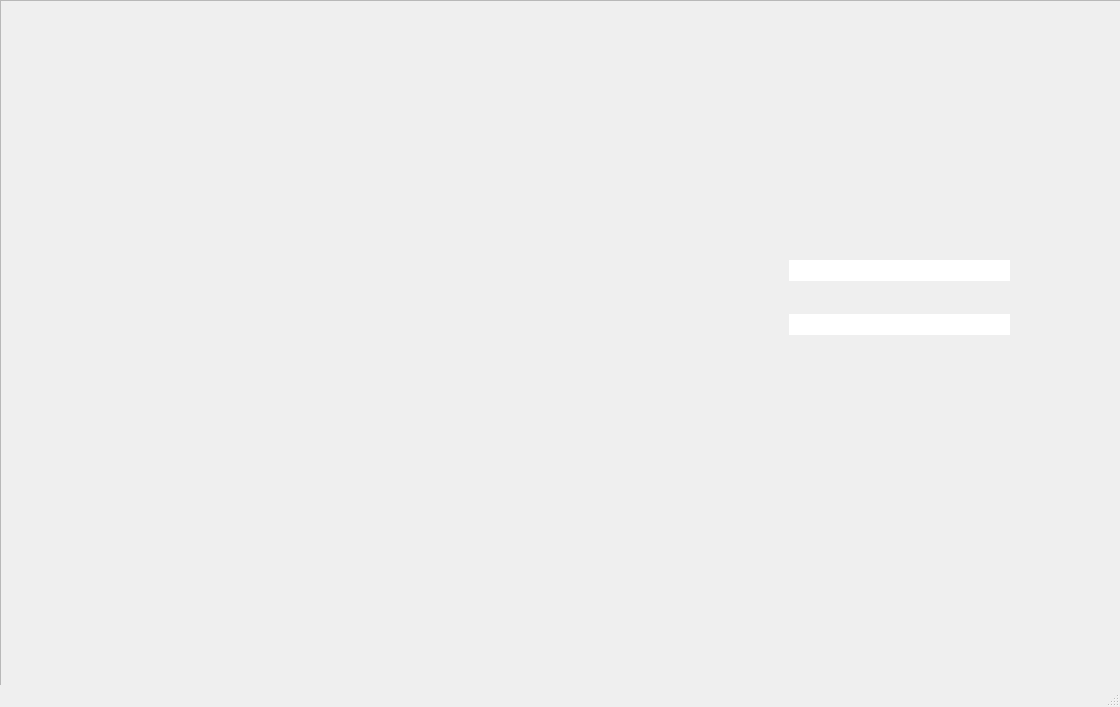
<?xml version="1.0" encoding="UTF-8"?>
<ui version="4.0">
 <class>MainWindow</class>
 <widget class="QMainWindow" name="MainWindow">
  <property name="geometry">
   <rect>
    <x>0</x>
    <y>0</y>
    <width>1120</width>
    <height>707</height>
   </rect>
  </property>
  <property name="sizePolicy">
   <sizepolicy hsizetype="Fixed" vsizetype="Fixed">
    <horstretch>0</horstretch>
    <verstretch>0</verstretch>
   </sizepolicy>
  </property>
  <property name="windowTitle">
   <string>Login</string>
  </property>
  <property name="autoFillBackground">
   <bool>false</bool>
  </property>
  <property name="tabShape">
   <enum>QTabWidget::Rounded</enum>
  </property>
  <widget class="QWidget" name="centralwidget">
   <widget class="QFrame" name="frame">
    <property name="geometry">
     <rect>
      <x>0</x>
      <y>0</y>
      <width>1131</width>
      <height>701</height>
     </rect>
    </property>
    <property name="autoFillBackground">
     <bool>true</bool>
    </property>
    <property name="frameShape">
     <enum>QFrame::StyledPanel</enum>
    </property>
    <property name="frameShadow">
     <enum>QFrame::Raised</enum>
    </property>
    <widget class="QLineEdit" name="UserName_Login">
     <property name="enabled">
      <bool>true</bool>
     </property>
     <property name="geometry">
      <rect>
       <x>789</x>
       <y>260</y>
       <width>221</width>
       <height>21</height>
      </rect>
     </property>
     <property name="font">
      <font>
       <family>Source Sans Pro</family>
       <pointsize>12</pointsize>
      </font>
     </property>
     <property name="cursor">
      <cursorShape>IBeamCursor</cursorShape>
     </property>
     <property name="acceptDrops">
      <bool>true</bool>
     </property>
     <property name="autoFillBackground">
      <bool>false</bool>
     </property>
     <property name="frame">
      <bool>false</bool>
     </property>
     <property name="clearButtonEnabled">
      <bool>false</bool>
     </property>
    </widget>
    <widget class="QLineEdit" name="Password_Login">
     <property name="enabled">
      <bool>true</bool>
     </property>
     <property name="geometry">
      <rect>
       <x>789</x>
       <y>314</y>
       <width>221</width>
       <height>21</height>
      </rect>
     </property>
     <property name="font">
      <font>
       <family>Source Sans Pro</family>
       <pointsize>12</pointsize>
      </font>
     </property>
     <property name="cursor">
      <cursorShape>IBeamCursor</cursorShape>
     </property>
     <property name="acceptDrops">
      <bool>true</bool>
     </property>
     <property name="autoFillBackground">
      <bool>false</bool>
     </property>
     <property name="frame">
      <bool>false</bool>
     </property>
     <property name="echoMode">
      <enum>QLineEdit::Password</enum>
     </property>
     <property name="clearButtonEnabled">
      <bool>false</bool>
     </property>
    </widget>
    <widget class="QLabel" name="BackgroundLabel_Login">
     <property name="geometry">
      <rect>
       <x>0</x>
       <y>0</y>
       <width>1161</width>
       <height>681</height>
      </rect>
     </property>
     <property name="text">
      <string/>
     </property>
     <property name="textFormat">
      <enum>Qt::PlainText</enum>
     </property>
     <property name="pixmap">
      <pixmap>Images/SignInPage.png</pixmap>
     </property>
     <property name="scaledContents">
      <bool>true</bool>
     </property>
    </widget>
    <widget class="QPushButton" name="LoginButton_Login">
     <property name="geometry">
      <rect>
       <x>806</x>
       <y>430</y>
       <width>141</width>
       <height>41</height>
      </rect>
     </property>
     <property name="text">
      <string/>
     </property>
     <property name="flat">
      <bool>true</bool>
     </property>
    </widget>
    <zorder>BackgroundLabel_Login</zorder>
    <zorder>UserName_Login</zorder>
    <zorder>Password_Login</zorder>
    <zorder>LoginButton_Login</zorder>
   </widget>
  </widget>
  <widget class="QMenuBar" name="menubar">
   <property name="geometry">
    <rect>
     <x>0</x>
     <y>0</y>
     <width>1120</width>
     <height>21</height>
    </rect>
   </property>
  </widget>
  <widget class="QStatusBar" name="statusbar"/>
 </widget>
 <resources/>
 <connections/>
</ui>
